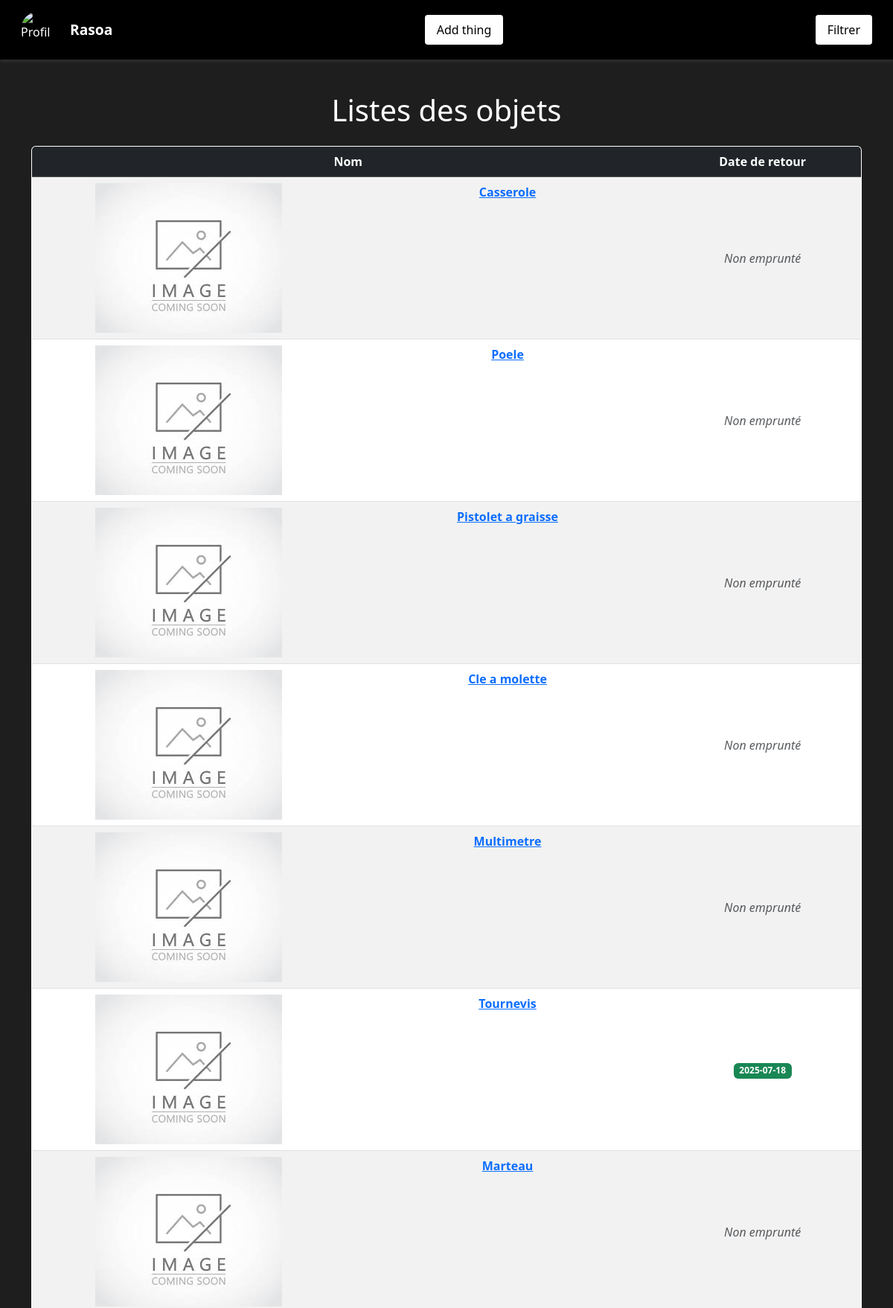
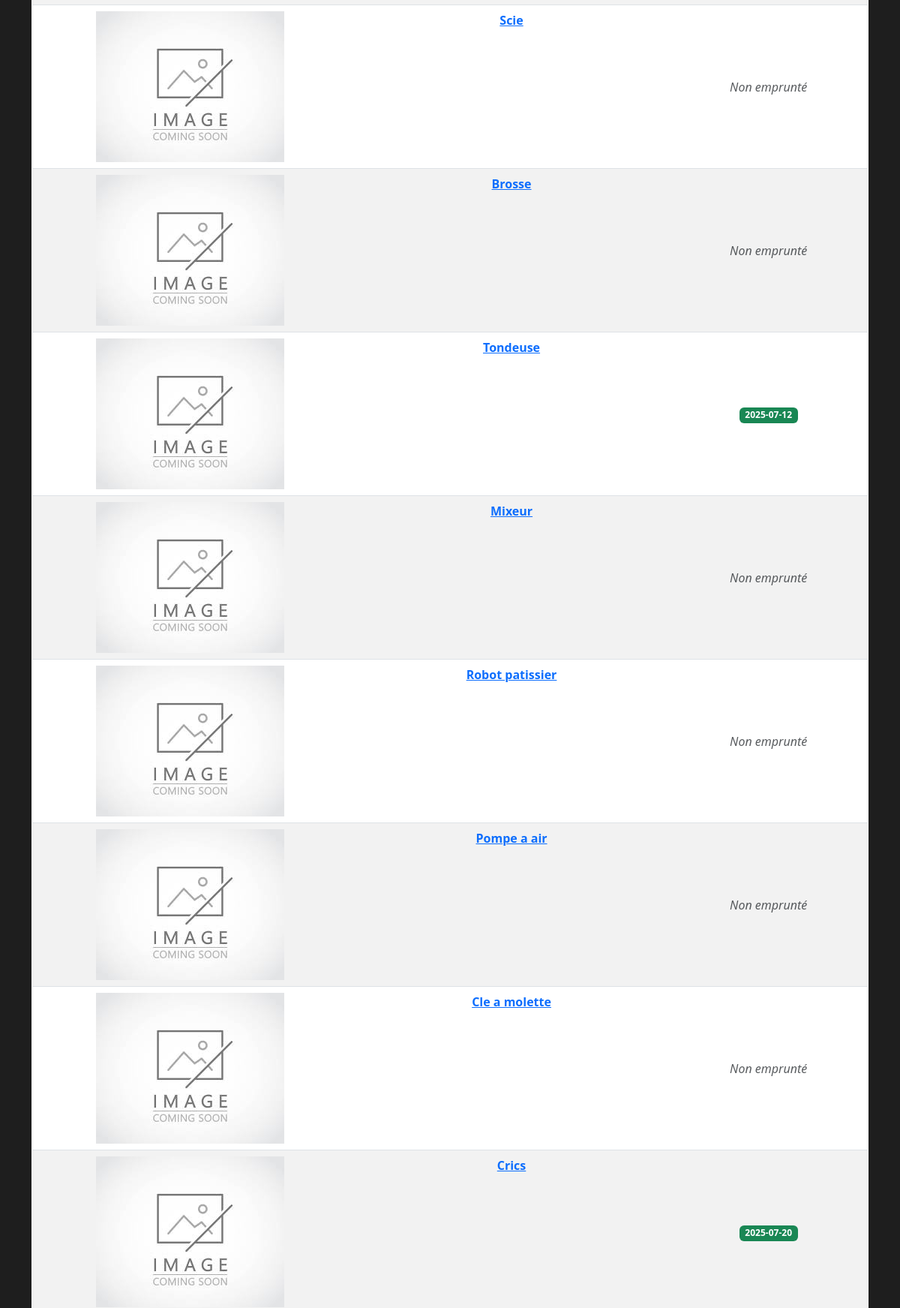
Screenshot of /pages/accueil.php (signed in, upper part) with the database file from the repository (2 pictures, top to bottom).
### tables this page shows
create table emprunt_objet(
    id_objet INT AUTO_INCREMENT PRIMARY KEY,
    nom_objet VARCHAR(150),
    id_categorie INT,
    id_membre INT
);

### inc/connection.php (called while the page is built, shortened)
<?php
function dbconnect()
{
    static $connect = null;
    if ($connect === null) {
        $connect = mysqli_connect('localhost', 'root', '', 'emprunt');
        mysqli_set_charset($connect, 'utf8mb4');
    }
    return $connect;
}

### inc/function.php (called while the page is built, shortened)
<?php
require("connection.php");
function getListObject()
{
    $sql = "SELECT * FROM emprunt_objet ORDER BY id_objet DESC";
    $request = mysqli_query(dbconnect(), $sql);
    while($response = mysqli_fetch_assoc($request))
    {
        $result[] = $response;
    }
    if(!empty($result))
    {
        return $result;
    }
    return null;
}
function verifieSiEmprunte($id)
{
    $sql = "SELECT date_retour FROM emprunt_v_emprunt_objet WHERE id_objet = '%s'";
    $sql = sprintf($sql, $id);
    $request = mysqli_query(dbconnect(), $sql);
    if(mysqli_num_rows($request) > 0)
    {
        $response = mysqli_fetch_assoc($request);
        return $response['date_retour'];
    }
    return false;
}

### pages/accueil.php (the view, shortened to what this page needs)
<?php
require('../inc/function.php');
$parameters = ["Nom", "Date de retour"];
$objets = getListObject();
?>
<!DOCTYPE html>
<html lang="en">
<head>
    <link rel="stylesheet" href="../assets/bootstrap/css/bootstrap.min.css" />
    <link rel="stylesheet" href="../assets/style/style-accueil.css">
</head>
<body>
    <header>
        <nav class="container-fluid d-flex justify-content-between align-items-center">
            <ul class="d-flex align-items-center mb-0">
                <img src="../assets/image/<?= $_SESSION['pdp']; ?>" alt="Profil">
                <li><?= $_SESSION['user_name']; ?></li>
            </ul>
            <ul>
                <a href="formulaire-objet.php"><button>Add thing</button></a>
            </ul>
            <a href="filtre.php"><button>Filtrer</button></a>
        </nav>
    </header>
    <main>
        <div class="container mt-4">
            <?php if (!empty($objets)) { ?>
                <h1 class="text-center mb-4">Listes des objets</h1>
                <div class="table-responsive">
                    <table class="table table-hover table-striped border rounded overflow-hidden shadow-sm bg-white">
                        <thead class="table-dark text-center">
                            <tr>
                                <?php foreach ($parameters as $param) { ?>
                                    <th><?= $param; ?></th>
                                <?php } ?>
                            </tr>
                        </thead>
                        <tbody class="text-center align-middle">
                            <?php foreach ($objets as $o) { ?>
                                <tr>
                                    <td class="fw-semibold">
                                        <div class="row">
                                            <div class="col">
                                                <?php $photo = getImageObjet($o['id_objet']);?>
                                                <?php if (empty($photo)) { ?>
                                                    <img src="../assets/image/default.png" alt="">
                                                <?php } else { ?>
                                                    <img src="../assets/image/<?= $photo; ?>" alt="">
                                                <?php } ?>
                                            </div>
                                            <div class="col">
                                                <a href="affichage.php?id=<?= $o['id_objet']; ?>&name=<?= $o['nom_objet']; ?>">
                                                    <?= $o['nom_objet']; ?>
                                                </a>
                                            </div>
                                        </div>
                                    </td>
                                    <?php $emprunt = verifieSiEmprunte($o['id_objet']); ?>
                                    <td>
                                        <?= $emprunt !== false ? "<span class='badge bg-success'>$emprunt</span>" : "<span class='text-muted fst-italic'>Non emprunté</span>" ?>
                                    </td>
                                </tr>
                            <?php } ?>
                        </tbody>
                    </table>
                </div>
            <?php } ?>
        </div>
    </main>
</body>
</html>

### assets/style/style-accueil.css (style rules this page uses)
body { background-color: #1e1e1e; color: #f8f9fa; padding-top: 100px; }
header { background-color: #000; color: white; position: fixed; top: 0; left: 0; right: 0; z-index: 1030; height: 80px; display: flex; align-items: center; padding: 0 1rem; box-shadow: 0 2px 5px rgba(255, 255, 255, 0.1); }
header nav ul { list-style: none; display: flex; align-items: center; margin: 0; padding: 0; }
header nav ul img { width: 50px; height: 50px; border-radius: 50%; object-fit: cover; margin-right: 1rem; }
header nav ul li { font-weight: bold; font-size: 1.2rem; }
header nav a button { margin-left: auto; background-color: white; color: black; border: none; padding: 8px 16px; border-radius: 4px; }
table { width: 100%; color: #000; background-color: white; }
thead { background-color: #f0f0f0; }
tbody tr:nth-child(even) { background-color: #f9f9f9; }
h1 { color: white; }

### rows the page displays
emprunt_objet: nom_objet "Casserole", shows "Non emprunté"
emprunt_objet: nom_objet "Poele", shows "Non emprunté"
emprunt_objet: nom_objet "Pistolet a graisse", shows "Non emprunté"
emprunt_objet: nom_objet "Cle a molette", shows "Non emprunté"
emprunt_objet: nom_objet "Multimetre", shows "Non emprunté"
emprunt_objet: nom_objet "Tournevis", emprunt "2025-07-18"
emprunt_objet: nom_objet "Marteau", shows "Non emprunté"
emprunt_objet: nom_objet "Scie", shows "Non emprunté"
emprunt_objet: nom_objet "Brosse", shows "Non emprunté"
emprunt_objet: nom_objet "Tondeuse", emprunt "2025-07-12"
emprunt_objet: nom_objet "Mixeur", shows "Non emprunté"
emprunt_objet: nom_objet "Robot patissier", shows "Non emprunté"
emprunt_objet: nom_objet "Pompe a air", shows "Non emprunté"
emprunt_objet: nom_objet "Cle a molette", shows "Non emprunté"
emprunt_objet: nom_objet "Crics", emprunt "2025-07-20"

### other values shown
$_SESSION['user_name'] "Rasoa"
$param "Nom"
$param "Date de retour"
